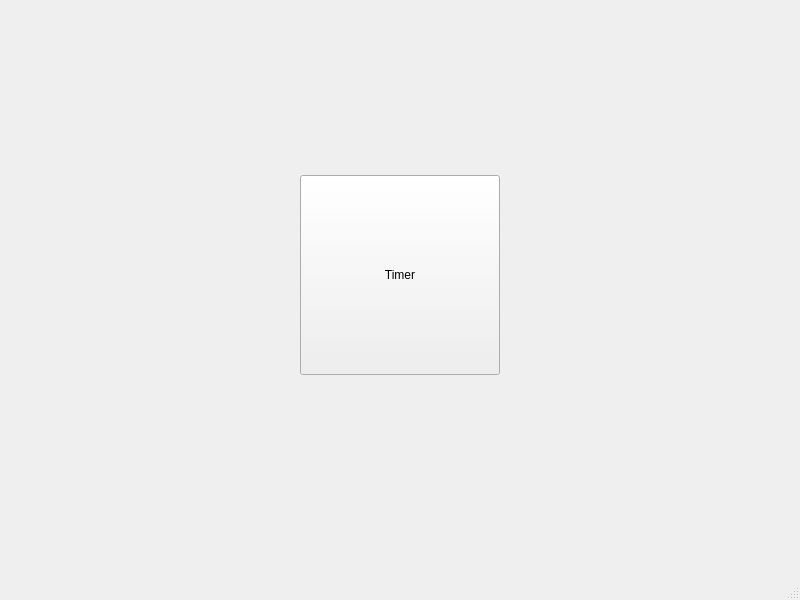
<?xml version="1.0" encoding="UTF-8"?>
<ui version="4.0">
 <class>MainWindow</class>
 <widget class="QMainWindow" name="MainWindow">
  <property name="geometry">
   <rect>
    <x>0</x>
    <y>0</y>
    <width>800</width>
    <height>600</height>
   </rect>
  </property>
  <property name="windowTitle">
   <string>MainWindow</string>
  </property>
  <widget class="QWidget" name="centralwidget">
   <widget class="QPushButton" name="timerButton">
    <property name="geometry">
     <rect>
      <x>300</x>
      <y>175</y>
      <width>200</width>
      <height>200</height>
     </rect>
    </property>
    <property name="text">
     <string>Timer</string>
    </property>
   </widget>
  </widget>
  <widget class="QMenuBar" name="menubar">
   <property name="geometry">
    <rect>
     <x>0</x>
     <y>0</y>
     <width>800</width>
     <height>30</height>
    </rect>
   </property>
  </widget>
  <widget class="QStatusBar" name="statusbar"/>
 </widget>
 <resources/>
 <connections/>
</ui>
